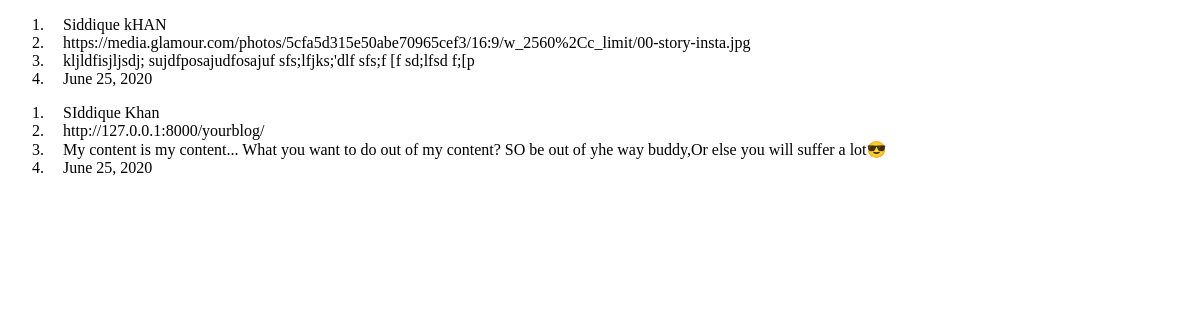
The page /userlog/ on the database its author committed.
### yourblog/models.py (models this page shows)
class YourBlog(models.Model):
    name = models.CharField(max_length=122)
    image_url = models.CharField(max_length=2844)
    des = models.TextField(max_length=5000)
    dt = date.today()

### userlogs/views.py (the view)
# urls.py: path('', views.index, name='index')
def index(request):
    userblog = YourBlog.objects.all()
    return render(request,'usersection.html',
    {'ub': userblog})

### templates/usersection.html (shortened to what this page needs)
<!DOCTYPE html>
<html lang="en">
<head>
</head>
<body>
    {% for eb in ub %}
        <ol>
            <li>{{ eb.name }}</li>
            <li>{{ eb.image_url }}</li>
            <li>{{ eb.des }}</li>
            <li>{{ eb.dt }}</li>
        </ol>
    {% endfor %}
</body>
</html>

### templates/usersection.html (style rules this page uses)
body { background-image: url('https://www.nationalgeographic.com/content/dam/travel/Guide-Pages/north-america/united-states/newyork/newyork_NationalGeographic_2328428.adapt.1900.1.jpg'); background-repeat: no-repeat; background-size: 100%; background-attachment: fixed; }
li { padding-left: 15px; padding-right: 15px; }
li::marker { padding-left: 50px; padding-right: 100px; }

### rows shown on the page
YourBlog: name "Siddique kHAN", image_url "https://media.glamour.com/photos/5cfa5d315e50abe70965cef3/16:9/w_2560%2Cc_limit/00-story-insta.jpg", des "kljldfisjljsdj; sujdfposajudfosajuf sfs;lfjks;'dlf sfs;f [f sd;lfsd f;[p", dt "June 25, 2020"
YourBlog: name "SIddique Khan", image_url "http://127.0.0.1:8000/yourblog/", des "My content is my content... What you want to do out of my content? SO be out of yhe way buddy,Or else you will suffer a lot😎", dt "June 25, 2020"
